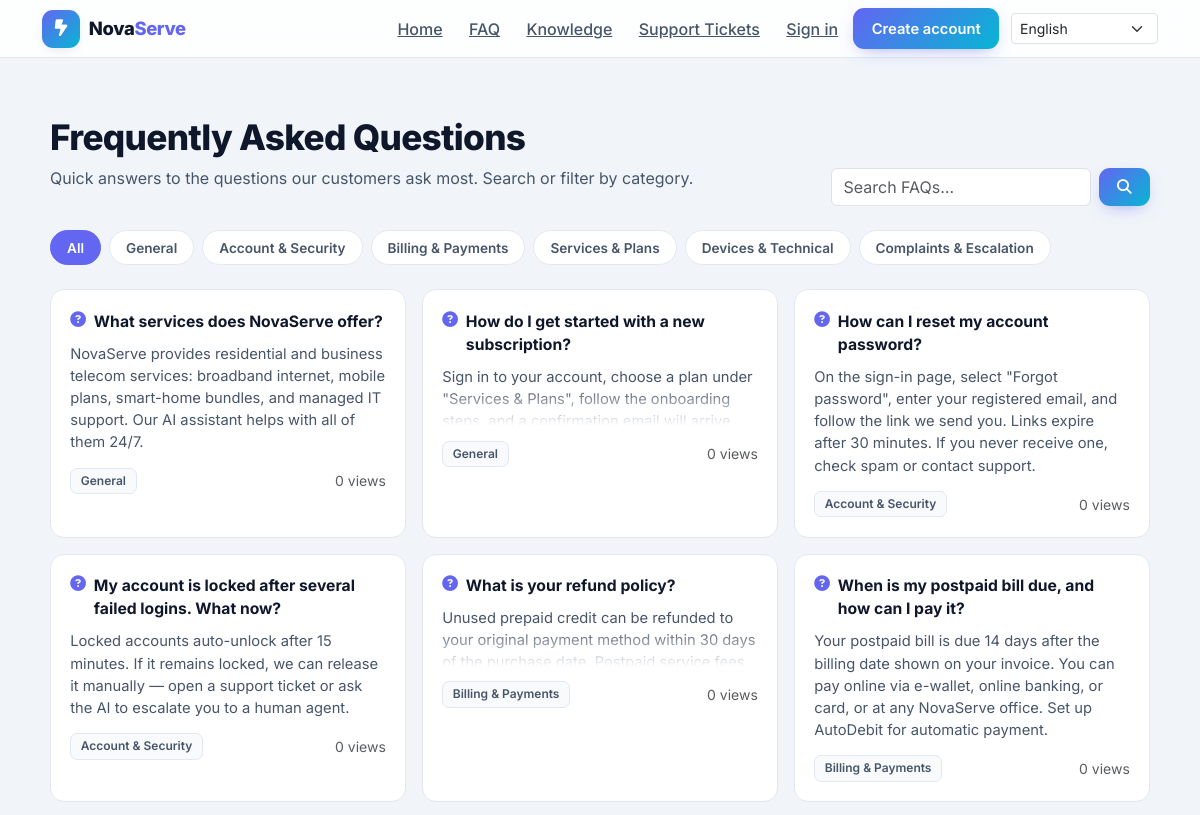
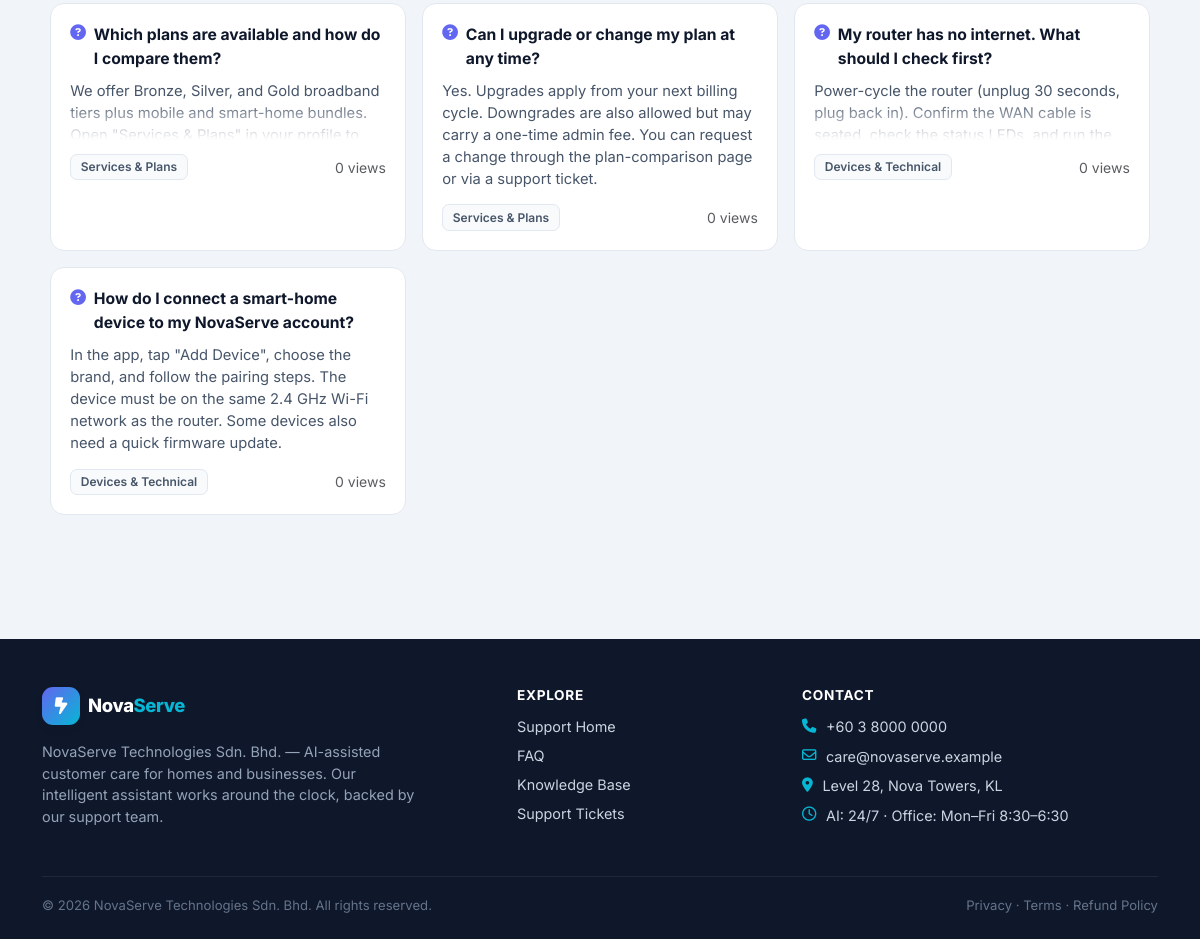
The app's page /faq.php with its own data (2 pictures, top to bottom).
### tables this page shows
CREATE TABLE categories (
  id       INT UNSIGNED AUTO_INCREMENT PRIMARY KEY,
  name     VARCHAR(120) NOT NULL UNIQUE,
  scope    ENUM('faq','knowledge','both') NOT NULL DEFAULT 'both',
  sort     INT NOT NULL DEFAULT 0,
  is_active TINYINT(1) NOT NULL DEFAULT 1,
  created_at DATETIME NOT NULL DEFAULT CURRENT_TIMESTAMP
);

CREATE TABLE faq_items (
  id           INT UNSIGNED AUTO_INCREMENT PRIMARY KEY,
  category_id  INT UNSIGNED NULL,
  question     VARCHAR(300) NOT NULL,
  answer       TEXT NOT NULL,
  is_active    TINYINT(1) NOT NULL DEFAULT 1,
  sort_order   INT NOT NULL DEFAULT 0,
  view_count   INT UNSIGNED NOT NULL DEFAULT 0,
  created_at    DATETIME NOT NULL DEFAULT CURRENT_TIMESTAMP,
  updated_at    DATETIME NOT NULL DEFAULT CURRENT_TIMESTAMP ON UPDATE CURRENT_TIMESTAMP,
  CONSTRAINT fk_faq_cat FOREIGN KEY (category_id) REFERENCES categories(id) ON DELETE SET NULL,
  INDEX idx_faq_active (is_active),
  FULLTEXT INDEX ft_faq (question, answer)
);

### includes/bootstrap.php (called while the page is built, shortened)
<?php
require_once __DIR__ . '/../config/db.php';
function app_base(): string
{
    if (defined('APP_URL') && APP_URL !== '') {
        return APP_URL;
    }
    $script = str_replace('\\', '/', dirname($_SERVER['SCRIPT_NAME'] ?? '/'));
    return rtrim($script, '/');
}

### includes/helpers.php (called while the page is built, shortened)
<?php
require_once __DIR__ . '/bootstrap.php';
function e(?string $value): string
{
    return htmlspecialchars((string) $value, ENT_QUOTES | ENT_SUBSTITUTE, 'UTF-8');
}
function url(string $path = ''): string
{
    $base = rtrim(app_base(), '/');
    return $base . '/' . $path;
}

### includes/auth.php (called while the page is built, shortened)
<?php
require_once __DIR__ . '/helpers.php';
function current_user(): ?array
{
    if (empty($_SESSION['user_id'])) {
        return null;
    }
    return $row;
}

### config/db.php (called while the page is built, shortened)
<?php
function db(): PDO
{
    static $pdo = null;
    if ($pdo instanceof PDO) {
        return $pdo;
    }
    $cfgFile = __DIR__ . '/install_config.php';
    if (is_file($cfgFile)) {
        $cfg = require $cfgFile;
        $host = $cfg['db_host'] ?? DB_HOST;
        $port = $cfg['db_port'] ?? DB_PORT;
        $name = $cfg['db_name'] ?? DB_NAME;
        $user = $cfg['db_user'] ?? DB_USER;
        $pass = $cfg['db_pass'] ?? DB_PASS;
    } else {
        $host = DB_HOST;
        $port = DB_PORT;
        $name = DB_NAME;
        $user = DB_USER;
        $pass = DB_PASS;
    }
    $dsn = "mysql:host={$host};port={$port};dbname={$name};charset=utf8mb4";
    try {
        $pdo = new PDO($dsn, $user, $pass, [
            PDO::ATTR_ERRMODE            => PDO::ERRMODE_EXCEPTION,
            PDO::ATTR_DEFAULT_FETCH_MODE => PDO::FETCH_ASSOC,
            PDO::ATTR_EMULATE_PREPARES   => false,
        ]);
    } catch (PDOException $e) {
        error_log('DB connection failed: ' . $e->getMessage());
        http_response_code(500);
        if (APP_DEBUG) {
            exit('Database connection failed: ' . htmlspecialchars($e->getMessage()));
        }
        exit('Something went wrong. Please try again later.');
    }
    return $pdo;
}

### faq.php (the view, shortened to what this page needs)
<?php
require_once __DIR__ . '/includes/auth.php';
$q  = trim($_GET['q'] ?? '');
$cat = (int) ($_GET['category'] ?? 0);
$categories = db()->query("SELECT * FROM categories WHERE scope IN ('faq','both') AND is_active = 1 ORDER BY sort")->fetchAll();
$where = ['f.is_active = 1'];
$params = [];
$sql = 'SELECT f.*, c.name AS category_name FROM faq_items f LEFT JOIN categories c ON c.id = f.category_id
        WHERE ' . implode(' AND ', $where) . ' ORDER BY f.sort_order ASC, f.id ASC';
$stmt = db()->prepare($sql);
$stmt->execute($params);
$faqs = $stmt->fetchAll();
require __DIR__ . '/includes/header.php';
?>
<div class="container ns-page">
  <div class="ns-page-head">
    <div>
      <h1 class="ns-h1">Frequently Asked Questions</h1>
      <p class="ns-lead">Quick answers to the questions our customers ask most. Search or filter by category.</p>
    </div>
    <form class="ns-faq-search" method="get" action="">
      <input type="search" name="q" value="<?= e($q) ?>" placeholder="Search FAQs…" class="form-control" aria-label="Search FAQs">
      <button class="ns-btn-cta" type="submit"><i class="fa-solid fa-magnifying-glass"></i></button>
    </form>
  </div>
  <div class="ns-cat-row">
    <a class="ns-cat-chip <?= $cat === 0 ? 'is-active' : '' ?>" href="<?= url('faq.php') ?>">All</a>
    <?php foreach ($categories as $c): ?>
      <a class="ns-cat-chip <?= $cat == $c['id'] ? 'is-active' : '' ?>" href="<?= url('faq.php?category=' . $c['id']) ?>"><?= e($c['name']) ?></a>
    <?php endforeach; ?>
  </div>
  <?php if (!$faqs): ?>
    <div class="ns-empty text-center py-5"><i class="fa-solid fa-magnifying-glass-slash ns-empty-ico"></i>
      <p>No FAQs matched<?= $q ? ' "' . e($q) . '"' : '' ?>. Try a different search term.</p></div>
  <?php else: ?>
    <div class="ns-faq-grid">
      <?php foreach ($faqs as $f): ?>
        <div class="ns-faq-card" data-faq="<?= $f['id'] ?>">
          <div class="ns-faq-q d-flex gap-2">
            <i class="fa-solid fa-circle-question ns-faq-ico"></i>
            <strong><?= e($f['question']) ?></strong>
          </div>
          <div class="ns-faq-a"><?= e($f['answer']) ?></div>
          <div class="ns-faq-foot">
            <?php if ($f['category_name']): ?><span class="ns-tag-mute"><?= e($f['category_name']) ?></span><?php endif; ?>
            <small class="text-muted ms-auto"><?= $f['view_count'] ?> views</small>
          </div>
        </div>
      <?php endforeach; ?>
    </div>
  <?php endif; ?>
</div>
<?php require __DIR__ . '/includes/footer.php'; ?>

### includes/header.php (shortened to what this page needs)
<?php
require_once __DIR__ . '/auth.php';
$user = current_user();
$unreadNotif = 0;
$lang = $_SESSION['lang'] ?? 'en';
?>
<!doctype html>
<html lang="<?= $lang === 'ms' ? 'ms' : ($lang === 'zh' ? 'zh' : 'en') ?>">
<head>
<link href="https://cdn.jsdelivr.net/npm/bootstrap@5.3.3/dist/css/bootstrap.min.css" rel="stylesheet">
<link href="https://cdnjs.cloudflare.com/ajax/libs/font-awesome/6.5.1/css/all.min.css" rel="stylesheet">
<link href="<?= url('assets/css/style.css') ?>" rel="stylesheet">
</head>
<body class="ns-customer">
<nav class="ns-navbar navbar navbar-expand-lg fixed-top">
  <div class="container">
    <a class="ns-brand" href="<?= url('index.php') ?>">
      <span class="ns-brand-mark"><i class="fa-solid fa-bolt-lightning"></i></span>
      <span class="ns-brand-text">Nova<span>Serve</span></span>
    </a>
    <div class="collapse navbar-collapse" id="nsNav">
      <ul class="navbar-nav ms-auto align-items-lg-center gap-lg-1">
        <li class="nav-item"><a class="ns-navlink" href="<?= url('index.php') ?>">Home</a></li>
        <li class="nav-item"><a class="ns-navlink" href="<?= url('faq.php') ?>">FAQ</a></li>
        <li class="nav-item"><a class="ns-navlink" href="<?= url('knowledge.php') ?>">Knowledge</a></li>
        <li class="nav-item"><a class="ns-navlink" href="<?= url('ticket.php') ?>">Support Tickets</a></li>
        <?php if ($user): ?>
          <li class="nav-item"><a class="ns-navlink" href="<?= url('conversations.php') ?>">My Chats</a></li>
          <li class="nav-item dropdown">
            <a class="ns-navlink dropdown-toggle" href="#" data-bs-toggle="dropdown">
              <i class="fa-solid fa-bell me-1"></i>
              <?php if ($unreadNotif > 0): ?><span class="ns-badge-dot"><?= $unreadNotif ?></span><?php endif; ?>
            </a>
            <ul class="dropdown-menu dropdown-menu-end">
              <li><a class="dropdown-item" href="<?= url('notifications.php') ?>"><i class="fa-solid fa-bell me-2"></i>Notifications</a></li>
            </ul>
          </li>
          <li class="nav-item dropdown">
            <a class="ns-navlink dropdown-toggle" href="#" data-bs-toggle="dropdown">
              <i class="fa-regular fa-circle-user me-1"></i> <?= e(explode(' ', $user['name'])[0]) ?>
            </a>
            <ul class="dropdown-menu dropdown-menu-end">
              <li><a class="dropdown-item" href="<?= url('profile.php') ?>"><i class="fa-solid fa-user me-2"></i>My Profile</a></li>
              <?php if (has_role('super_admin','staff','content_mgr')): ?>
                <li><a class="dropdown-item" href="<?= url('admin/index.php') ?>"><i class="fa-solid fa-shield-halved me-2"></i>Dashboard</a></li>
              <?php endif; ?>
              <li><hr class="dropdown-divider"></li>
              <li><a class="dropdown-item text-danger" href="<?= url('logout.php') ?>"><i class="fa-solid fa-right-from-bracket me-2"></i>Sign out</a></li>
            </ul>
          </li>
        <?php else: ?>
          <li class="nav-item"><a class="ns-navlink" href="<?= url('login.php') ?>">Sign in</a></li>
          <li class="nav-item"><a class="ns-btn-cta" href="<?= url('register.php') ?>">Create account</a></li>
        <?php endif; ?>
        <li class="nav-item ms-lg-2">
          <div class="ns-lang">
            <select id="langSelect" class="form-select form-select-sm ns-lang-select" aria-label="Language">
              <option value="en" <?= $lang==='en'?'selected':'' ?>>English</option>
            </select>
          </div>
        </li>
      </ul>
    </div>
  </div>
</nav>
<main class="ns-main">

### includes/footer.php (shortened to what this page needs)
</main>
<footer class="ns-footer">
  <div class="container">
    <div class="row g-4">
      <div class="col-lg-5">
        <div class="ns-footer-brand">
          <span class="ns-brand-mark"><i class="fa-solid fa-bolt-lightning"></i></span>
          <span class="ns-brand-text">Nova<span>Serve</span></span>
        </div>
        <p class="ns-footer-blurb">NovaServe Technologies Sdn. Bhd. — AI-assisted customer care for homes and businesses. Our intelligent assistant works around the clock, backed by our support team.</p>
      </div>
      <div class="col-6 col-lg-3">
        <h6 class="ns-footer-head">Explore</h6>
        <a href="<?= url('index.php') ?>">Support Home</a>
        <a href="<?= url('faq.php') ?>">FAQ</a>
        <a href="<?= url('knowledge.php') ?>">Knowledge Base</a>
        <a href="<?= url('ticket.php') ?>">Support Tickets</a>
      </div>
      <div class="col-6 col-lg-4">
        <h6 class="ns-footer-head">Contact</h6>
        <div class="ns-footer-contact">
          <div><i class="fa-solid fa-phone"></i> +60 3 8000 0000</div>
          <div><i class="fa-regular fa-envelope"></i> care@novaserve.example</div>
          <div><i class="fa-solid fa-location-dot"></i> Level 28, Nova Towers, KL</div>
          <div><i class="fa-regular fa-clock"></i> AI: 24/7 · Office: Mon–Fri 8:30–6:30</div>
        </div>
      </div>
    </div>
    <div class="ns-footer-bottom">
      <span>© <?= date('Y') ?> NovaServe Technologies Sdn. Bhd. All rights reserved.</span>
      <span class="ns-footer-legal">Privacy · Terms · Refund Policy</span>
    </div>
  </div>
</footer>
</body>
</html>

### assets/css/style.css (style rules this page uses)
:root { --ns-indigo: #6366f1; --ns-indigo-dark: #4f46e5; --ns-cyan: #06b6d4; --ns-green: #10b981; --ns-amber: #f59e0b; --ns-rose: #f43f5e; --ns-violet: #8b5cf6; --ns-ink: #0f172a; --ns-ink-soft: #475569; --ns-muted: #94a3b8; --ns-line: #e2e8f0; --ns-surface: #ffffff; --ns-surface-2: #f8fafc; --ns-bg: #f1f5f9; --ns-grad: linear-gradient(135deg, #6366f1 0%, #06b6d4 100%); --ns-radius: 14px; --ns-radius-lg: 20px; --ns-shadow: 0 10px 30px -12px rgba(15, 23, 42, .25); --ns-shadow-sm: 0 4px 14px -6px rgba(15, 23, 42, .2); }
* { box-sizing: border-box; }
body.ns-customer { font-family: 'Inter', system-ui, -apple-system, sans-serif; background: var(--ns-bg); color: var(--ns-ink); margin: 0; line-height: 1.5; }
.ns-navbar { background: rgba(255,255,255,.85); backdrop-filter: blur(12px); border-bottom: 1px solid var(--ns-line); z-index: 1030; }
.ns-brand { display: inline-flex; align-items: center; gap: .55rem; text-decoration: none; }
.ns-brand-mark { width: 38px; height: 38px; border-radius: 11px; background: var(--ns-grad); display: inline-flex; align-items: center; justify-content: center; color: #fff; font-size: 1.05rem; box-shadow: var(--ns-shadow-sm); }
.ns-brand-text { font-weight: 800; font-size: 1.15rem; color: var(--ns-ink); letter-spacing: -.02em; }
.ns-brand-text span { color: var(--ns-indigo); }
.ns-navlink { color: var(--ns-ink-soft); font-weight: 500; padding: .35rem .7rem; border-radius: 9px; transition: .18s; }
.ns-lang-select { width: auto; min-width: 130px; }
.ns-btn-cta { display: inline-flex; align-items: center; justify-content: center; gap: .35rem; background: var(--ns-grad); color: #fff; border: none; border-radius: 11px; padding: .6rem 1.15rem; font-weight: 600; font-size: .92rem; cursor: pointer; transition: transform .15s, box-shadow .15s; text-decoration: none; box-shadow: 0 6px 18px -8px rgba(99,102,241,.7); }
.ns-main { min-height: 100vh; padding-top: 84px; padding-bottom: 60px; }
.ns-page { max-width: 1100px; margin: 0 auto; padding: 32px 0; }
.ns-page-head { display: flex; justify-content: space-between; align-items: flex-end; flex-wrap: wrap; gap: 1rem; margin-bottom: 1.5rem; }
.ns-h1 { font-weight: 800; letter-spacing: -.02em; font-size: clamp(1.6rem, 4vw, 2.2rem); color: var(--ns-ink); }
.ns-lead { color: var(--ns-ink-soft); }
.ns-faq-search { display: flex; gap: .5rem; }
.ns-faq-search input { min-width: 240px; }
.ns-cat-row { display: flex; gap: .5rem; flex-wrap: wrap; margin-bottom: 1.5rem; }
.ns-cat-chip { background: var(--ns-surface); border: 1px solid var(--ns-line); color: var(--ns-ink-soft); padding: .4rem 1rem; border-radius: 30px; font-size: .85rem; font-weight: 600; text-decoration: none; transition: .15s; }
.ns-cat-chip.is-active { background: var(--ns-indigo); color: #fff; border-color: var(--ns-indigo); }
.ns-faq-grid { display: grid; grid-template-columns: repeat(auto-fill, minmax(320px, 1fr)); gap: 1rem; }
.ns-faq-card { background: var(--ns-surface); border: 1px solid var(--ns-line); border-radius: var(--ns-radius); padding: 1.2rem; transition: .18s; }
.ns-faq-q { margin-bottom: .6rem; font-size: .98rem; }
.ns-faq-ico { color: var(--ns-indigo); margin-top: .15rem; }
.ns-faq-a { color: var(--ns-ink-soft); font-size: .92rem; }
.ns-faq-foot { display: flex; align-items: center; margin-top: .9rem; }
.ns-tag-mute { background: var(--ns-surface-2); border: 1px solid var(--ns-line); color: var(--ns-ink-soft); font-size: .75rem; font-weight: 600; padding: .2rem .6rem; border-radius: 7px; }
.ns-footer { background: var(--ns-ink); color: #cbd5e1; padding: 3rem 0 1.5rem; margin-top: 2rem; }
.ns-footer a { display: block; color: #cbd5e1; text-decoration: none; margin-bottom: .45rem; font-size: .9rem; }
.ns-footer-brand { display: flex; align-items: center; gap: .5rem; margin-bottom: 1rem; }
.ns-footer-brand .ns-brand-text { color: #fff; }
.ns-footer-brand .ns-brand-text span { color: var(--ns-cyan); }
.ns-footer-blurb { color: #94a3b8; font-size: .9rem; max-width: 380px; }
.ns-footer-head { color: #fff; font-weight: 700; font-size: .85rem; text-transform: uppercase; letter-spacing: .05em; margin-bottom: .8rem; }
.ns-footer-contact div { display: flex; gap: .6rem; margin-bottom: .5rem; font-size: .9rem; color: #cbd5e1; }
.ns-footer-contact i { color: var(--ns-cyan); margin-top: .15rem; }
.ns-footer-bottom { display: flex; justify-content: space-between; flex-wrap: wrap; gap: .5rem; border-top: 1px solid #1e293b; margin-top: 2rem; padding-top: 1.2rem; font-size: .82rem; color: #64748b; }

### records on screen
categories: name "General"
categories: name "Account & Security"
categories: name "Billing & Payments"
categories: name "Services & Plans"
categories: name "Devices & Technical"
categories: name "Complaints & Escalation"
faq_items: question "What services does NovaServe offer?", answer "NovaServe provides residential and business telecom services: broadband internet, mobile plans, smart-home bundles, and managed IT support. Our AI assistant helps with all of them 24/7.", category.name "General", view_count "0"
faq_items: question "How do I get started with a new subscription?", answer "Sign in to your account, choose a plan under \"Services & Plans\", follow the onboarding steps, and a confirmation email will arrive…", category.name "General", view_count "0"
faq_items: question "How can I reset my account password?", answer "On the sign-in page, select \"Forgot password\", enter your registered email, and follow the link we send you. Links expire after 30 minutes. If you never receive one, check spam or contact support.", category.name "Account & Security", view_count "0"
faq_items: question "My account is locked after several failed logins. What now?", answer "Locked accounts auto-unlock after 15 minutes. If it remains locked, we can release it manually — open a support ticket or ask the AI to escalate you to a human agent.", category.name "Account & Security", view_count "0"
faq_items: question "What is your refund policy?", answer "Unused prepaid credit can be refunded to your original payment method within 30 days of the purchase date. Postpaid service fees…", category.name "Billing & Payments", view_count "0"
faq_items: question "When is my postpaid bill due, and how can I pay it?", answer "Your postpaid bill is due 14 days after the billing date shown on your invoice. You can pay online via e-wallet, online banking, or card, or at any NovaServe office. Set up AutoDebit for automatic payment.", category.name "Billing & Payments", view_count "0"
faq_items: question "Which plans are available and how do I compare them?", answer "We offer Bronze, Silver, and Gold broadband tiers plus mobile and smart-home bundles. Open \"Services & Plans\" in your profile to…", category.name "Services & Plans", view_count "0"
faq_items: question "Can I upgrade or change my plan at any time?", answer "Yes. Upgrades apply from your next billing cycle. Downgrades are also allowed but may carry a one-time admin fee. You can request a change through the plan-comparison page or via a support ticket.", category.name "Services & Plans", view_count "0"
faq_items: question "My router has no internet. What should I check first?", answer "Power-cycle the router (unplug 30 seconds, plug back in). Confirm the WAN cable is seated, check the status LEDs, and run the…", category.name "Devices & Technical", view_count "0"
faq_items: question "How do I connect a smart-home device to my NovaServe account?", answer "In the app, tap \"Add Device\", choose the brand, and follow the pairing steps. The device must be on the same 2.4 GHz Wi-Fi network as the router. Some devices also need a quick firmware update.", category.name "Devices & Technical", view_count "0"
